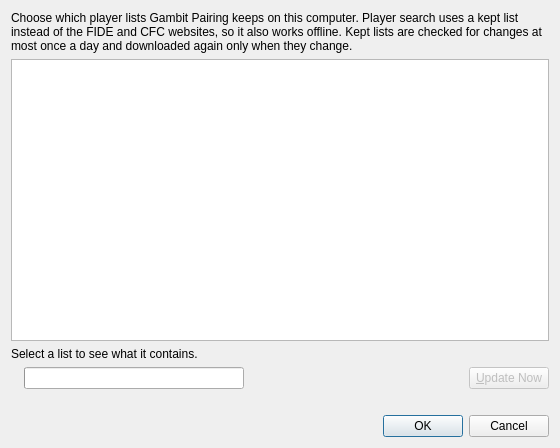
<?xml version="1.0" encoding="UTF-8"?>
<ui version="4.0">
 <class>PlayerListsDialog</class>
 <widget class="QDialog" name="PlayerListsDialog">
  <property name="windowTitle">
   <string>Player Lists</string>
  </property>
  <property name="modal">
   <bool>true</bool>
  </property>
  <property name="minimumSize">
   <size>
    <width>560</width>
    <height>0</height>
   </size>
  </property>
  <layout class="QVBoxLayout" name="main_layout">
   <item>
    <widget class="QLabel" name="intro_label">
     <property name="text">
      <string>Choose which player lists Gambit Pairing keeps on this computer. Player search uses a kept list instead of the FIDE and CFC websites, so it also works offline. Kept lists are checked for changes at most once a day and downloaded again only when they change.</string>
     </property>
     <property name="wordWrap">
      <bool>true</bool>
     </property>
    </widget>
   </item>
   <item>
    <widget class="QTableWidget" name="lists_table">
     <property name="minimumSize">
      <size>
       <width>0</width>
       <height>240</height>
      </size>
     </property>
     <property name="alternatingRowColors">
      <bool>true</bool>
     </property>
     <property name="selectionMode">
      <enum>QAbstractItemView::SingleSelection</enum>
     </property>
     <property name="selectionBehavior">
      <enum>QAbstractItemView::SelectRows</enum>
     </property>
     <property name="editTriggers">
      <set>QAbstractItemView::NoEditTriggers</set>
     </property>
    </widget>
   </item>
   <item>
    <widget class="QLabel" name="details_label">
     <property name="text">
      <string>Select a list to see what it contains.</string>
     </property>
     <property name="wordWrap">
      <bool>true</bool>
     </property>
    </widget>
   </item>
   <item>
    <layout class="QHBoxLayout" name="update_layout">
     <item>
      <widget class="QLabel" name="progress_label">
       <property name="wordWrap">
        <bool>true</bool>
       </property>
      </widget>
     </item>
     <item>
      <widget class="QProgressBar" name="progress_bar">
       <property name="visible">
        <bool>false</bool>
       </property>
      </widget>
     </item>
     <item>
      <spacer name="update_stretch">
       <property name="orientation">
        <enum>Qt::Horizontal</enum>
       </property>
       <property name="sizeType">
        <enum>QSizePolicy::Expanding</enum>
       </property>
       <property name="sizeHint" stdset="0">
        <size>
         <width>0</width>
         <height>0</height>
        </size>
       </property>
      </spacer>
     </item>
     <item>
      <widget class="QPushButton" name="btn_update_now">
       <property name="enabled">
        <bool>false</bool>
       </property>
       <property name="toolTip">
        <string>Check the selected list for changes now and download it if it changed or is missing</string>
       </property>
       <property name="text">
        <string>&amp;Update Now</string>
       </property>
      </widget>
     </item>
    </layout>
   </item>
   <item>
    <widget class="QLabel" name="attribution_label">
     <property name="textFormat">
      <enum>Qt::RichText</enum>
     </property>
     <property name="wordWrap">
      <bool>true</bool>
     </property>
     <property name="openExternalLinks">
      <bool>true</bool>
     </property>
    </widget>
   </item>
   <item>
    <widget class="QDialogButtonBox" name="buttons">
     <property name="standardButtons">
      <set>QDialogButtonBox::Cancel|QDialogButtonBox::Ok</set>
     </property>
    </widget>
   </item>
  </layout>
 </widget>
 <resources/>
 <connections/>
</ui>
